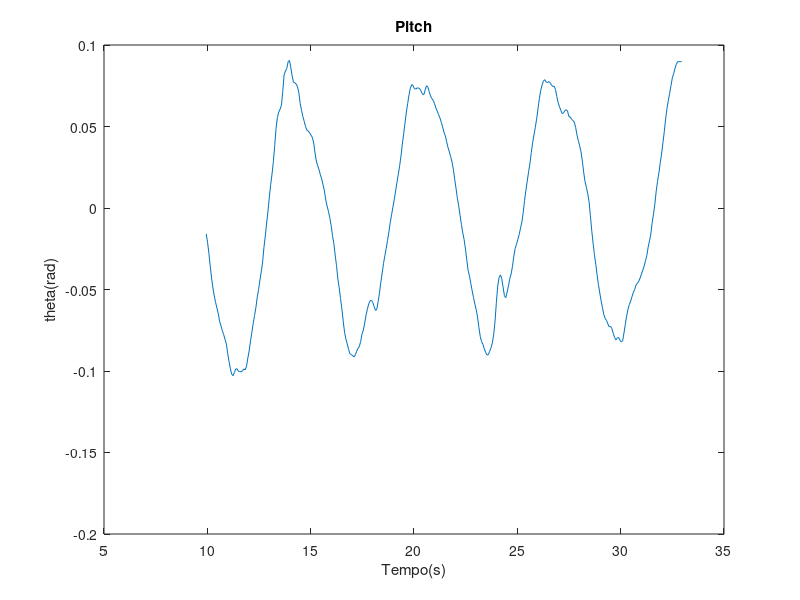

This figure's MATLAB source: (Note: this script raises an error after producing the figure.)
fitAmplitudes = zeros(5,3);
for i=1:5
    if i==1
        load 41_1rad.mat
        targetStart = 10;
        targetFinish = 33; 
        start = round(targetStart/sampleTime);
        finish = round(targetFinish/sampleTime);            
    elseif i==2
        load 41_2rad.mat
        targetStart = 10;
        targetFinish = 30; 
        start = round(targetStart/sampleTime);
        finish = round(targetFinish/sampleTime);
    elseif i==3
        load 41_4rad.mat
        targetStart = 10;
        targetFinish = 30; 
        start = round(targetStart/sampleTime);
        finish = round(targetFinish/sampleTime);
    elseif i==4
        load 41_8rad.mat
        targetStart = 10;
        targetFinish = 22; 
        start = round(targetStart/sampleTime);
        finish = round(targetFinish/sampleTime);
    elseif i==5
        load 41_16rad.mat
        targetStart = 10;
        targetFinish = 24; 
        start = round(targetStart/sampleTime);
        finish = round(targetFinish/sampleTime);
    end
    %figures with response and pitch ref
    figure(i)
    plot(time(start:finish), states.signals.values(start:finish,2))
    title('Pitch')
    ylabel('theta(rad)')
    xlabel('Tempo(s)')
    hold on 
    plot(pitchref.time(start:finish), pitchref.signals.values(start:finish,1))      
    legend('Resposta da Pitch','Referencia de Pitch','location', 'southeast')
    hold off
    %figures with sinewave fitting of the response signal
    figure(i+10)
    fiti = fit(time(start:finish),states.signals.values(start:finish,2),'sin1');
    fitBox{i} = fiti;
    fitAmplitudes(i,:) = coeffvalues(fiti); 
    plot(fiti,time(start:finish),states.signals.values(start:finish,2))
    title('Pitch')
    ylabel('theta(rad)')
    xlabel('Tempo(s)')
    legend('Resposta da Pitch','Interpolação de seno','location', 'southeast')
       
end